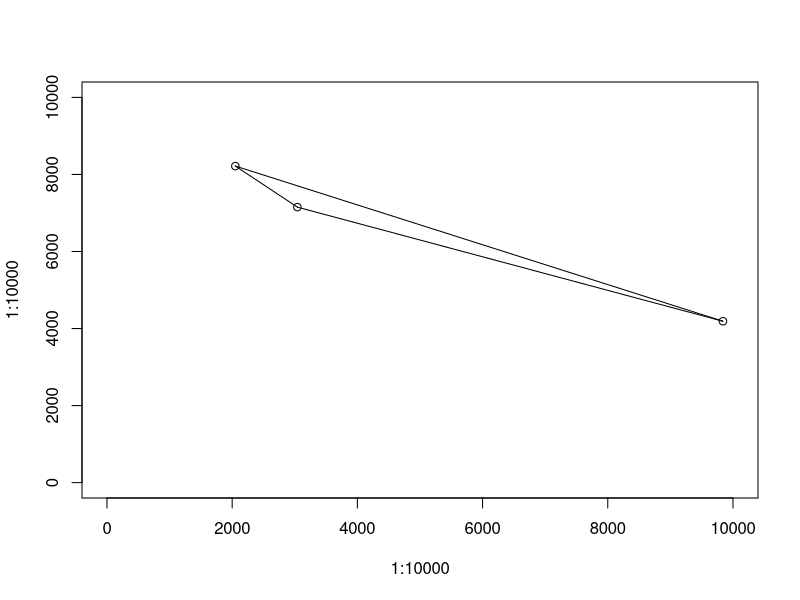

The R source for this figure:
#! /usr/bin/env Rscript
png("convex.png", width=700, height=700)
plot(1:10000, 1:10000, type="n")
points(9840,4189) 
points(2051,8217) 
points(3042,7151) 
segments(9840,4189,3042,7151) 
segments(2051,8217,9840,4189) 
segments(3042,7151,2051,8217) 
dev.off()
